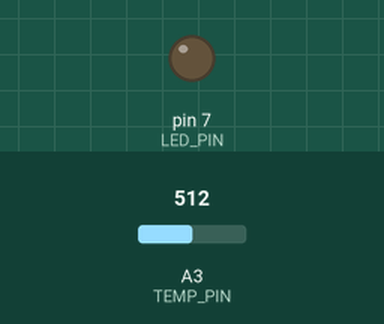
This sketch was run on a simulated Arduino Uno, built with avr-gcc and run on an emulated ATmega328P. On the bench: output pins drawn as LEDs (lit = HIGH). Inputs (shaded band) come from the test bench; at power-on: A3 (TEMP_PIN) = 512. Storage starts empty; what the sketch prints to the serial monitor is not drawn.

Above: at 5.4 s.
Timing chart, 0 to 13.4 s (numbered marks = the images above):
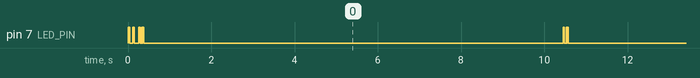

The sketch:

sketch_apr17a.ino
```cpp
#include "Card.h"
#include "Thermostat.h"

int SD_CARD_RESET_PIN = 4;
int LED_PIN = 7;
int TEMP_PIN = A3;

Card card;
Thermostat thermostat;

void setup() {

  Serial.begin(9600);
  card.Initialise(SD_CARD_RESET_PIN, LED_PIN);
  thermostat.Init(TEMP_PIN, 10000, 1000);
  card.CreateFile("TempData.log");
}
// Global variables.


void loop() {
  Serial.println("-----------------");
  long val = thermostat.Read();
  String logLine = "";
  logLine = logLine + millis();
  logLine = logLine + ",";
  logLine = logLine + val;
  card.OpenFile("TempData.log");
  card.WriteToFile(logLine);
  card.CloseFile();

  Serial.print("Thermostat.Read() returning ");
  Serial.println(val);
  delay(10000);
}
```

Card.h
```cpp
#include <SD.h>
#include "FlashingLed.h"

/*
 * Class to handle SD Card read and writes.
 */

class Card {

  private:
  int CS_PIN = 0;
  int LED_PIN = 0;
  File file;
  FlashingLed led;

  public:

  bool Initialise(int cs_pin, int led_pin)
  {
    CS_PIN = cs_pin;
    LED_PIN = led_pin;
    led.Init(LED_PIN, 50, 50);
    led.On();
    Serial.println("Initializing SD card...");
    pinMode(CS_PIN, OUTPUT);
    if (SD.begin())
    {
      led.Off();
      Serial.println("SD card is ready to use.");
      return true;
    }
    led.Off();
    Serial.println("SD card initialization failed");
    return false;
  }

  bool OpenFile(String filename)
  {
    led.On();
    file = SD.open(filename, FILE_WRITE);
    if (file)
    {
      Serial.println("File open...");
      led.Off();
      return true;
    }
    Serial.print("Error opening file '");
    Serial.print(filename);
    Serial.println("'....");
    led.Off();
    return false;
  }

  bool CreateFile(String filename)
  {
    led.On();
    file = SD.open(filename, FILE_WRITE);

    if (file)
    {
      Serial.println("File created successfully.");
      led.Off();
      return true;
    }
    Serial.println("Error while creating file.");
    led.Off();
    return 0;
  }


  bool WriteToFile(String text)
  {
    Serial.print("Writing to SD card: ");
    Serial.println(text);

    led.On();
    if (file)
    {
      file.println(text);
      led.Off();
      return true;
    }

    Serial.println("Unable to write to file");
    led.Off();
    return false;
  }

  String ReadLine()
  {
    led.On();
    String received = "";
    char ch;
    while (file.available())
    {
      ch = file.read();
      if (ch == '\n')
      {
        return String(received);
        led.Off();
      }
      received += ch;
    }
    led.Off();
    return "";
  }

  void CloseFile()
  {
    led.On();
    if (file)
    {
      file.close();
      Serial.println("File closed");
    }
    led.Off();
  }


};
```

FlashingLed.h
```cpp
/*
 * A class that handles a flashing LED.
 */
class FlashingLed {
  int ledPin;
  long onTime;
  long offTime;
  int state;
  unsigned long previousMillis;

  public:
  void Init(int LedPin, long On, long Off) {
    Serial.print("Executing led.Init()... pin is ");
    Serial.println(LedPin);
    ledPin = LedPin;
    onTime = On;
    offTime = Off;
    pinMode(LedPin, OUTPUT);
    previousMillis = 0;
    Serial.println("LED Initialised");
  }

  void Update() {
    unsigned long currentMillis = millis();

    if((state == HIGH) and (currentMillis - previousMillis >= onTime)) {
      state = LOW;
      previousMillis = currentMillis;
      digitalWrite(ledPin, state);
    }
    else
    if((state==LOW) and (currentMillis - previousMillis >= offTime)) {
      state = HIGH;
      previousMillis = currentMillis;
      digitalWrite(ledPin, state);
    }
  }

  void On() {
    Serial.println("Led -> On");
    digitalWrite(ledPin, HIGH);
  }

  void Off() {
    Serial.println("Led -> Off");
    digitalWrite(ledPin, LOW);
  }
};
```

Thermostat.h
```cpp
/*
 * A class to handle the reading of temperature data.
 */

class Thermostat {

  int ThermistorPin = 0;  // The pin this device will listen on.
  float Vo;                 // The voltage we read from the pin.
  float R1 = 10000;      // The resistance of the resistor used.
  float logR2, R2, T;     // Fields for temperature calculation
  float c1 = 1.009249522e-03,
        c2 = 2.378405444e-04,
        c3 = 2.019202697e-07; // No idea... Just values.
  unsigned long readGap = 800; // Number of milliseconds between reads.
  unsigned long SamplePeriod;   // The time between sample value returns.


  public:
  void Init(int pin, float resistor, unsigned long samplePeriod) {
    Serial.print("Thermostat initialising on pin ");
    Serial.println(pin);
    ThermistorPin = pin;
    R1 = resistor;
    SamplePeriod = samplePeriod;
    pinMode(ThermistorPin, INPUT);
  }

  int readCount = 0;
  float totalReadValue = 0;
  unsigned long lastReadMillis = 0;
  unsigned long lastSampleMillis = 0;
  float lastReturnedTemp = 0;
  /*
   * Read the value from the device.
   */
  float Read() {
      Vo = analogRead(ThermistorPin);
      Serial.print("Voltage off thermostat: ");
      Serial.print(Vo);
      Serial.print(", with resistor value of ");
      Serial.print(R1);
      Serial.print(", on pin ");
      Serial.println(ThermistorPin);

      R2 = R1 * (1023.0 / (float)Vo - 1.0);
      logR2 = log(R2);
      T = (1.0 / (c1 + c2*logR2 + c3*logR2*logR2*logR2));
      T = T - 273.15;

      return T;
  }
};
```
